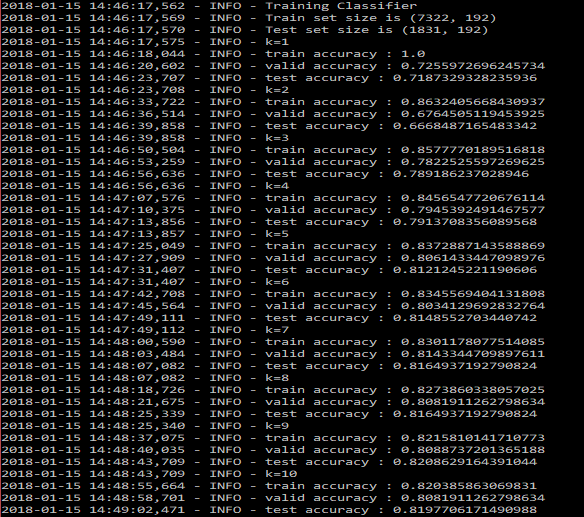
#> input picture Examen/knn.png, 584 x 517 px
$ python -i cluster_images.py   (imports and definitions only)
#> lines starting #> are read from the running program, lines starting #| are printed output that depends on the picture
#> further down, picture is the input picture: PIL image 584x517 RGB; mean R, G, B 23.1, 22.8, 22.8
# -*- coding: utf-8 -*-
"""
Cluster images based on visual similarity

C. Kermorvant - 2017
"""


import argparse
import glob
import logging
import os
import shutil
import time
import sys

from tqdm import tqdm
from PIL import Image, ImageFilter
from sklearn.cluster import KMeans
import numpy as np


# default sub-resolution
IMG_FEATURE_SIZE = (12, 16)

# Setup logging
logger = logging.getLogger('cluster_images.py')
# [1 line not run here, left out]
ch = logging.StreamHandler()
# [2 lines not run here, left out]

def extract_features(img):
    """
    Compute the subresolution of an image and return it as a feature vector

    :param img: the original image (can be color or gray)
    :type img: pillow image
    :return: pixel values of the image in subresolution
    :rtype: list of int in [0,255]

    """

    # convert color images to grey level
    gray_img = img.convert('L')
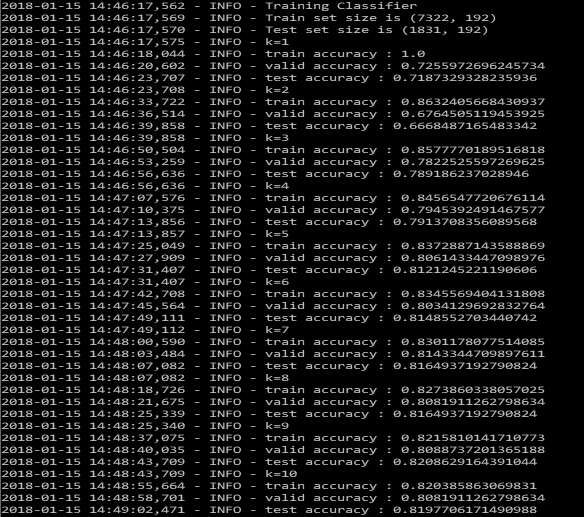
#> gray_img: PIL image 584x517 L; min 0, max 192, mean 22.9
    # find the min dimension to rotate the image if needed
    min_size = min(img.size)
#> min_size = 517
    if img.size[1] == min_size:
        # convert landscape  to portrait
        rotated_img = gray_img.rotate(90, expand=1)
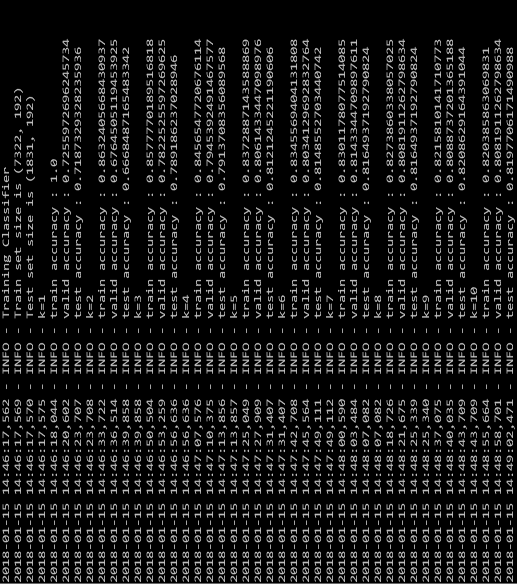
#> rotated_img: PIL image 517x584 L; min 0, max 192, mean 22.9
    else:
        rotated_img = gray_img

    # reduce the image to a given size
    reduced_img = rotated_img.resize(
        IMG_FEATURE_SIZE, Image.BOX).filter(ImageFilter.SHARPEN)

    # return the values of the reduced image as features
    return [255 - i for i in reduced_img.getdata()]


def copy_to_dir(images, clusters, cluster_dir):
    """
    Move images to a directory according to their cluster name

    :param images: list of image names (path)
    :type images: list of path
    :param clusters: list of cluster values (int), such as given by cluster.labels_, associated to each image
    :type clusters: list
    :param cluster_dir: prefix path where to copy the images is a drectory corresponding to each cluster
    :type images: path
    :return: None
    """

    for img_path, cluster in zip(images, clusters):
        # define the cluster path : for example "CLUSTERS/4" if the image is in cluster 4
        clst_path = os.path.join(cluster_dir, str(cluster))
        # create the directory if it does not exists
        if not os.path.exists(clst_path):
            os.mkdir(clst_path)
        # copy the image into the cluster directory
        shutil.copy(img_path, clst_path)

# [51 lines not run here, left out]

>>> from PIL import Image
>>> picture = Image.open('../Examen/knn.png')
>>> result = extract_features(picture)
#> result = 192 values, max 255 at index 0, min 207 at index 139, mean 231.7
